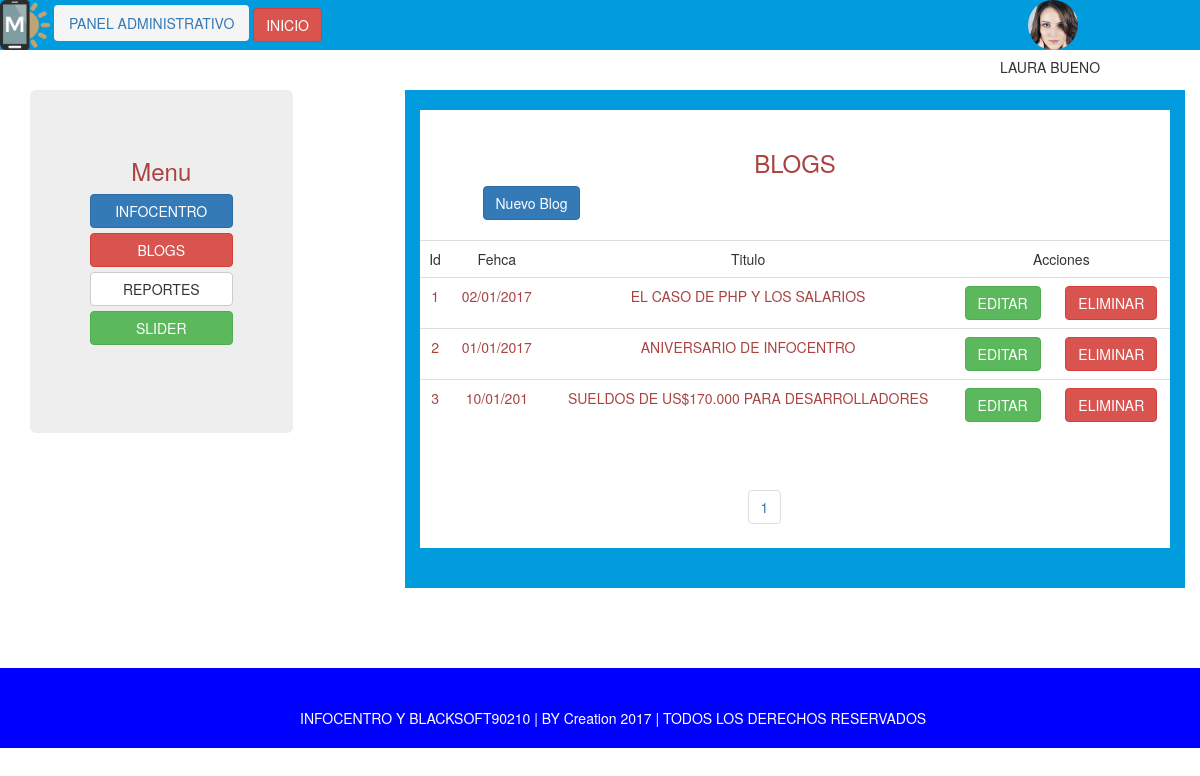
Screenshot of /admin/index.php?url2=blogs&pag=1 (signed in) with the database file from the repository.
### tables this page shows
CREATE TABLE IF NOT EXISTS `blog_info` (
`id_art` int(11) NOT NULL,
  `fecha_art` varchar(10) NOT NULL,
  `titulo_art` varchar(100) NOT NULL,
  `cont_art` longtext NOT NULL,
  `img_art` varchar(100) NOT NULL
);

### modelo/conectar.php (called while the page is built)
<?php
class Conectar
{
			public static function con()
			{
				$conexion=  mysqli_connect('localhost', 'root', '1234', 'info_blog');
				return $conexion;
				}
}
?>

### modelo/blog.php (called while the page is built, shortened)
<?php
class Blog{
    private $blog;
    public function __construct() {
        $this->blog=  array();
    }
    public function leerblog(){
        $sql="SELECT * FROM blog_info";
        $res=  mysqli_query(Conectar::con(), $sql);
        while($reg= mysqli_fetch_assoc($res))
				{
					$this->blog[]=$reg;
				}
					return $this->blog;
    }
    public function leerblogpag($ini,$most){
      $sql="SELECT * FROM blog_info LIMIT $ini,$most";
      $res=  mysqli_query(Conectar::con(), $sql);
                      while($reg= mysqli_fetch_assoc($res))
                      {
                                      $this->blog[]=$reg;
                      }
                                      return $this->blog;
  }
}
?>

### admin/contenidos/conteblogs.php (the view, shortened to what this page needs)
<section>
        <article>
        <div class="col-lg-8 fondoCeleste pull-right">
            <br>
            <div class="fondoBlanco">
                <br>
                <h3 class="text-center text-danger">BLOGS</h3>
                <a href="?url2=addblogs&operacion=add" class="btn btn-primary col-lg-offset-1"> Nuevo Blog</a>
                <br>
                <br>
            <div class="">
                <table class="table">
                    <tr class="text-center ">
                        <td>Id</td>
                        <td>Fehca</td>
                        <td>Titulo</td>
                        <td colspan="2">Acciones</td>
                    </tr>
                    <?php
                    $mostrar=5;
                    $pag=0;
                    $inicio=0;
                    if(isset($_GET['pag'])){
                        $pag=$_GET['pag'];
                    }
                            $reg=new Blog();
                            $r=$reg->leerblogpag($inicio,$mostrar);
                           for($i=0;$i<count($r);$i++){
                    ?>
                    <tr class="text-center text-danger">
                        <td><?php echo $r[$i]['id_art'] ?></td>
                        <td><?php echo strtoupper($r[$i]['fecha_art']) ?></td>
                        <td><?php echo strtoupper($r[$i]['titulo_art']) ?></td>
                        <td ><a href="?url2=addblogs&operacion=edit&id=<?php echo $r[$i]['id_art'] ?>" class="btn btn-success">EDITAR  </a></td>
                        <td ><a href="?url2=addblogs&operacion=delete&id=<?php echo $r[$i]['id_art'] ?>" class="btn btn-danger">ELIMINAR  </a></td>
                    </tr>
                           <?php  } ?>
                </table>
                 <br>
            </div>
                <?php
                        $pagina=new blog();
                        $p=$pagina->leerblog();
                        $cant  =  count($p);
                        if(($cant % $mostrar)==0){
                        $nro = ($cant / $mostrar);
                        }else{
                        $nro = ($cant / $mostrar)+1;
                        }
                ?>
                <div class="col-lg-4 col-lg-offset-5">
                <nav>
                    <ul class="pagination text-center">
                        <?php for($n=1;$n<=$nro;$n++){ ?>
                        <li>
                            <?php if($pag!=$n){ ?>
                            <a href="?url2=blogs&pag=<?php echo $n ?>"> <?php echo $n ?></a>
                            <?php  } else { ?>
                             <a class="u"> <?php echo $n ?></a>
                            <?php } ?>
                        </li>
                        <?php } ?>
                    </ul>
                </nav>
                </div>
                <div class="clearfix"></div>
            </div>
             <br>
              <br>
       </div>
   </article>
     </section>

### admin/css/stylospropios.css (style rules this page uses)
.fondoBlanco { background:#FFF; }
.fondoCeleste { background:#009cde; }

### rows the page displays
blog_info: id_art "1", fecha_art "02/01/2017", titulo_art "EL CASO DE PHP Y LOS SALARIOS"
blog_info: id_art "2", fecha_art "01/01/2017", titulo_art "ANIVERSARIO DE INFOCENTRO"
blog_info: id_art "3", fecha_art "10/01/201", titulo_art "SUELDOS DE US$170.000 PARA DESARROLLADORES"

### other values shown
$_SESSION['nombre_user'].' '.$_SESSION['apellido_user'] "LAURA BUENO"
